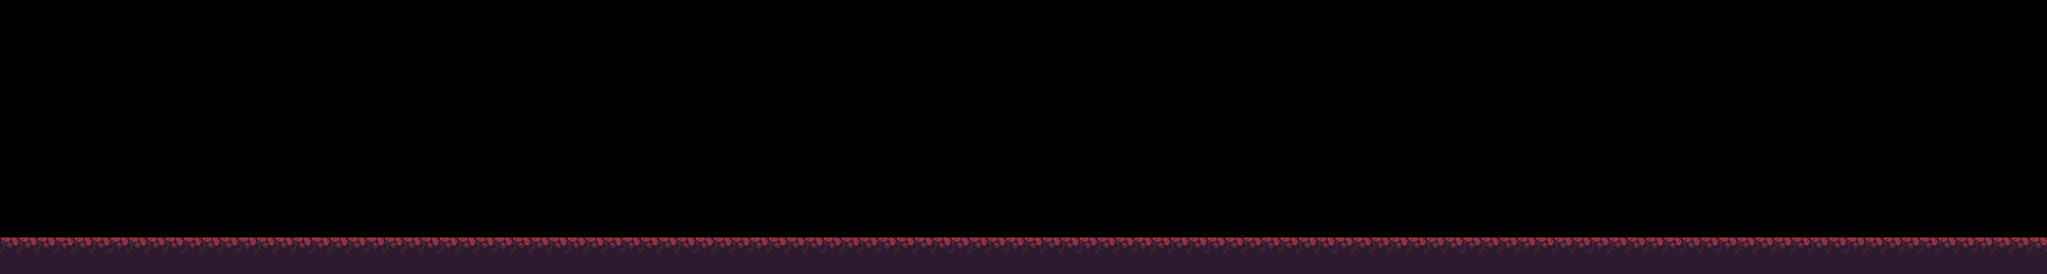

Below is a game level as drawn by its tile map, then a one-line description and the .tmx that defines it (tile-layer data replaced by summaries):
An orthogonal 112x15 tile map with 46x46 px tiles, 3 tile layers (1, 2, 3).

<map version="1.8" tiledversion="1.8.4" orientation="orthogonal" renderorder="right-down" width="112" height="15" tilewidth="46" tileheight="46" infinite="0" nextlayerid="10" nextobjectid="1">
 <editorsettings>
  <export target="../../levels/level2/level2.csv" format="csv" />
 </editorsettings>
 <tileset firstgid="1" source="tile_sets/wasteland_blocks.tsx" />
 <layer id="7" name="1" width="112" height="15">
  <data>[1680 cells, 0 non-empty, 0 distinct tile ids]</data>
 </layer>
 <layer id="8" name="2" width="112" height="15">
  <data>[1680 cells, 0 non-empty, 0 distinct tile ids]</data>
 </layer>
 <layer id="9" name="3" width="112" height="15">
  <data>[1680 cells, 224 non-empty, 2 distinct tile ids]</data>
 </layer>
</map>
